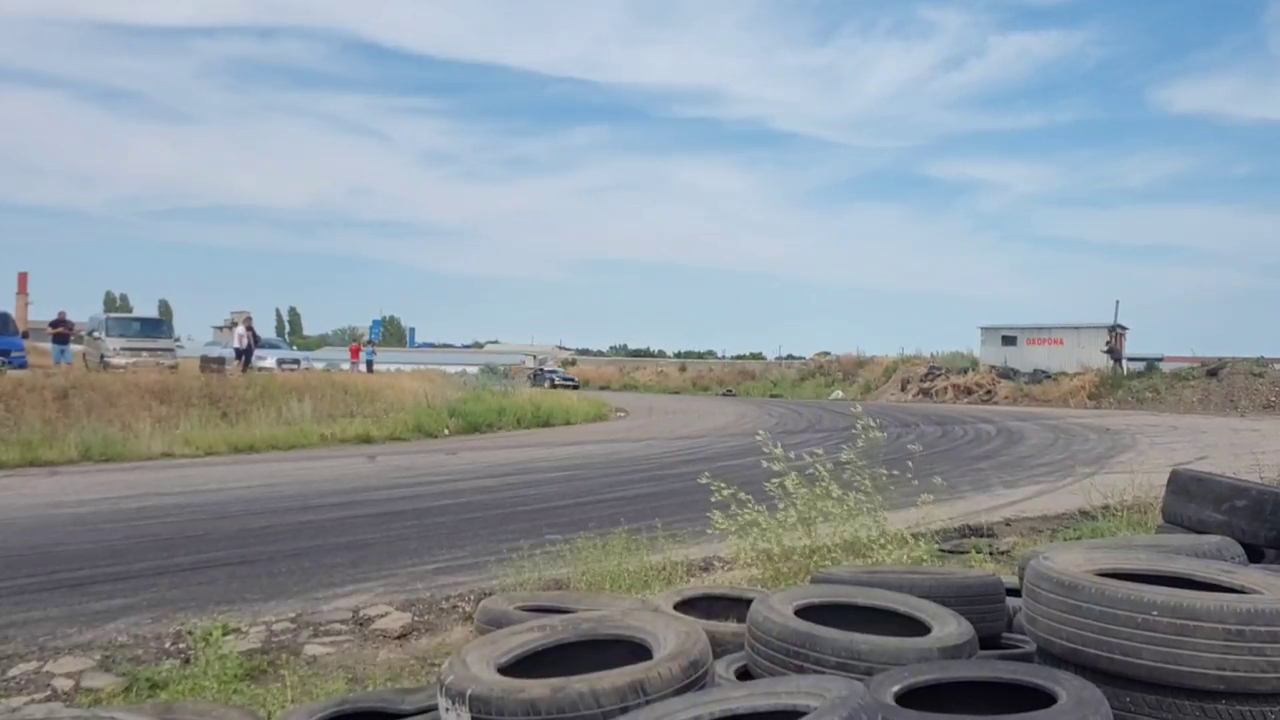
#> input picture frame 16 of RobotDreams/video/6km_nissan_z340.mp4, 1280 x 720 px, given in place of slow_traffic_small.mp4, which was not available
$ python lucas_canade_test.py
#> lines starting #> are read from the running program, lines starting #| are printed output that depends on the picture; pictures that were not available may be replaced by others from this repository, and a replacement may not be noted
import os
from urllib.request import urlretrieve

import cv2 as cv
import numpy as np


def fetch_data():
    video = "../data/slow_traffic_small.mp4"
    if os.path.exists(video):
        print("File already exists. Skipping download.")
        return video
    else:
        print("Downloading video file...")
        url = "https://www.bogotobogo.com/python/OpenCV_Python/images/mean_shift_tracking/slow_traffic_small.mp4"
        urlretrieve(url, video)
#> (this line was passed over: the network is not available in this run)
        print("Download complete.")
        return video


def main():
    path = fetch_data()
    cap = cv.VideoCapture(path)

    # params for ShiTomasi corner detection
    feature_params = dict(maxCorners=100, qualityLevel=0.3, minDistance=7, blockSize=7)

    # Parameters for lucas kanade optical flow
    lk_params = dict(
        winSize=(15, 15),
        maxLevel=2,
        criteria=(cv.TERM_CRITERIA_EPS | cv.TERM_CRITERIA_COUNT, 10, 0.03),
    )

    # Create some random colors
    color = np.random.randint(0, 255, (100, 3))

    # Take first frame and find corners in it
    ret, old_frame = cap.read()
#> old_frame is the input picture: shape (720, 1280, 3); mean B, G, R 157.4, 149.8, 139.7
    old_gray = cv.cvtColor(old_frame, cv.COLOR_BGR2GRAY)
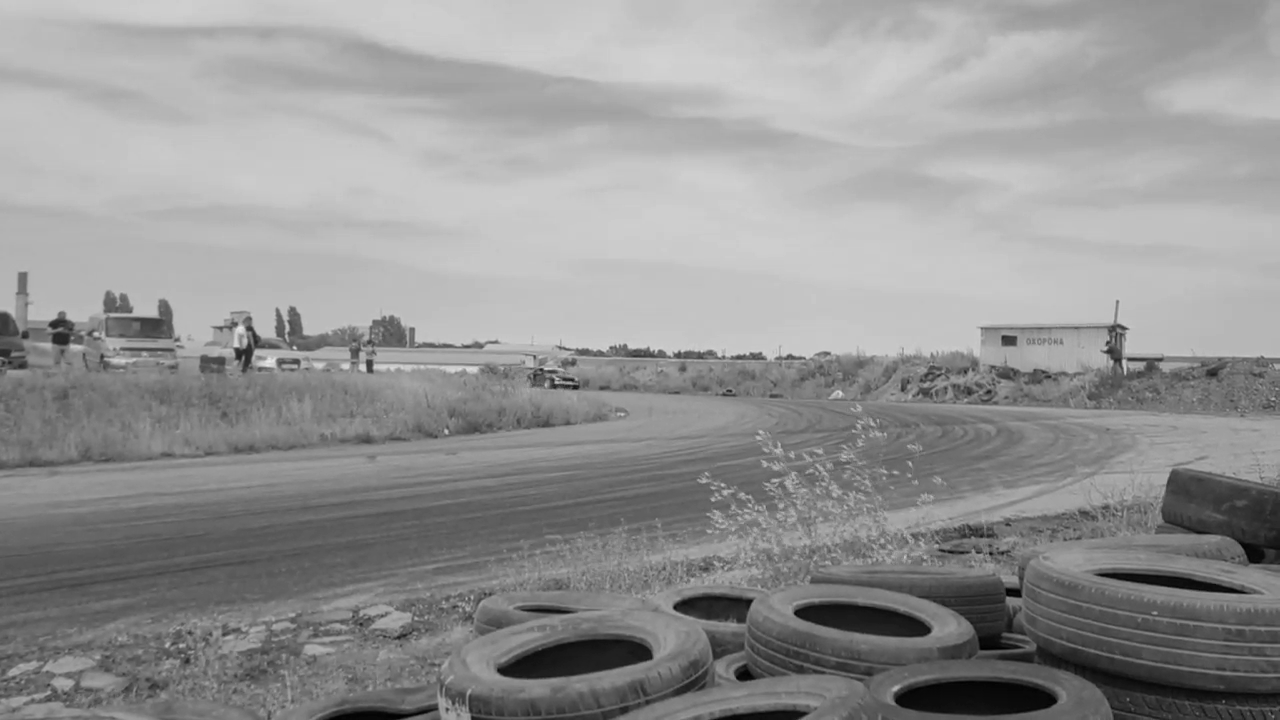
#> old_gray: shape (720, 1280); min 0, max 235, mean 147.6
    p0 = cv.goodFeaturesToTrack(old_gray, mask=None, **feature_params)
#> p0 = 100 rows, first 8: [556, 381], [236, 350], [1125, 359], [1003, 337], [1019, 594], [294, 348], [654, 352], [1116, 321]

    # Create a mask image for drawing purposes
    mask = np.zeros_like(old_frame)

    while 1:
        ret, frame = cap.read()
        if not ret:
            print("No frames grabbed!")
            break

        frame_gray = cv.cvtColor(frame, cv.COLOR_BGR2GRAY)

        # calculate optical flow
        p1, st, err = cv.calcOpticalFlowPyrLK(
            old_gray, frame_gray, p0, None, **lk_params
        )
#> p1 = 100 rows, first 8: [560.4, 381.3], [235.1, 350], [1124.3, 358.8], [1002.3, 336.8], [1018.2, 593.7], [293.3, 348], [653.4, 351.9], [1115.2, 320.7]; st = 100 values from 1 to 1; err = 100 values, max 18.05 at index 29, min 0.664 at index 70, mean 2.62

        # Select good points
        if p1 is not None:
            good_new = p1[st == 1]
#> good_new = 100 pairs, first value 23.96 to 1269.8, second value 274 to 714.5
            good_old = p0[st == 1]
#> good_old = 100 pairs, first value 25 to 1271, second value 274 to 715

        # draw the tracks
        for i, (new, old) in enumerate(zip(good_new, good_old)):
            a, b = new.ravel()
            c, d = old.ravel()
            mask = cv.line(
                mask, (int(a), int(b)), (int(c), int(d)), color[i].tolist(), 2
            )
            frame = cv.circle(frame, (int(a), int(b)), 5, color[i].tolist(), -1)
#> this loop made 100 passes
#> (a, b, c, d) on passes 1 to 12: (560.4, 381.3, 556, 381), (235.1, 350, 236, 350), (1124.3, 358.8, 1125, 359), (1002.3, 336.8, 1003, 337), (1018.2, 593.7, 1019, 594), (293.3, 348, 294, 348), (653.4, 351.9, 654, 352), (1115.2, 320.7, 1116, 321), (296.3, 365, 297, 365), (672.3, 354, 673, 354), (1104.2, 349.8, 1105, 350), (615.3, 346.9, 616, 347)
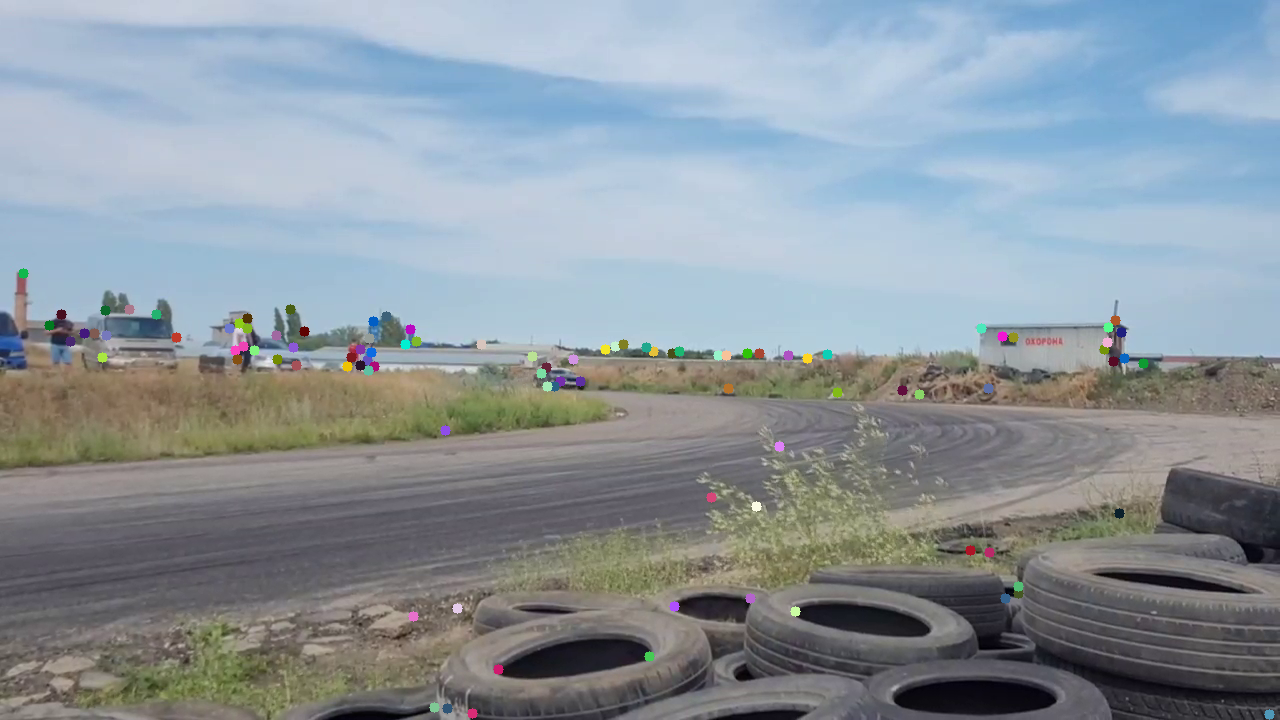
#> frame: shape (720, 1280, 3); mean B, G, R 157.3, 149.7, 139.7
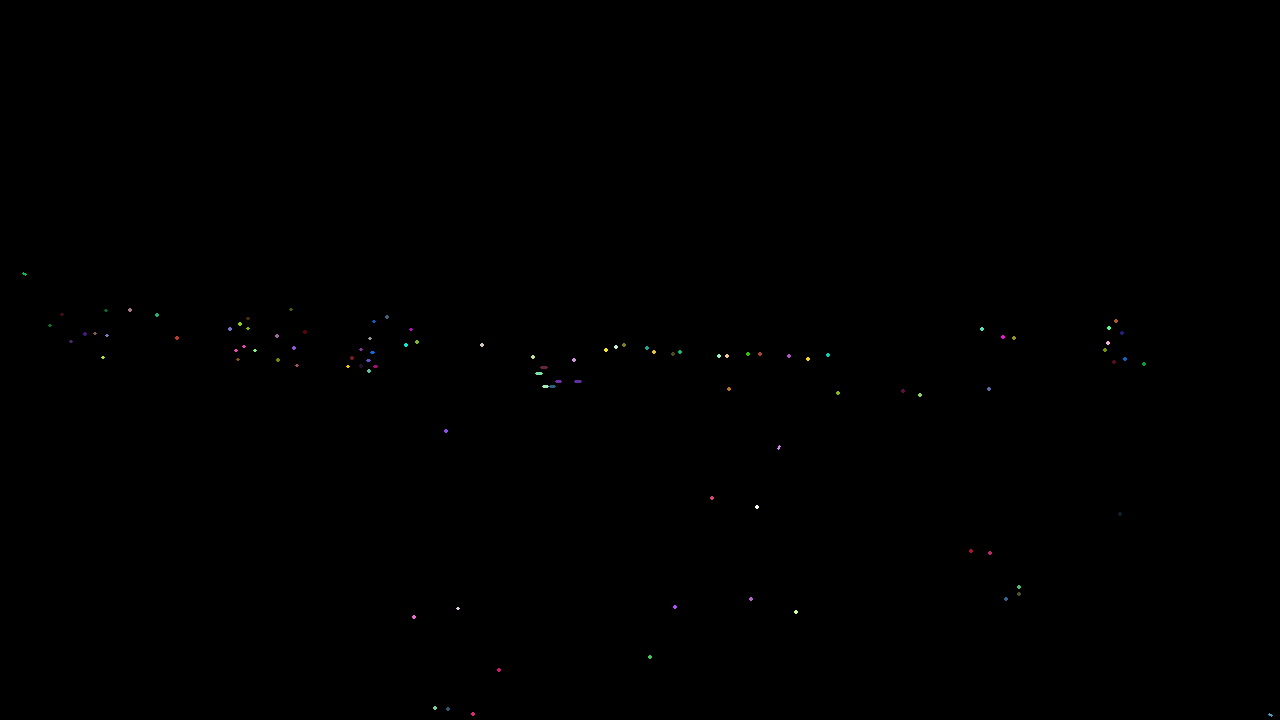
#> mask: shape (720, 1280, 3); mean of channels 0, 1, 2 0.1, 0.2, 0.2; drawn as B, G, R
        img = cv.add(frame, mask)

        cv.imshow("frame", img)
        k = cv.waitKey(30) & 0xFF
#> (key Esc is pressed here)
        if k == 27:
            break

        # Now update the previous frame and previous points
        old_gray = frame_gray.copy()
        p0 = good_new.reshape(-1, 1, 2)

    cv.destroyAllWindows()


if __name__ == "__main__":
    main()

$ run again, starting later in the video
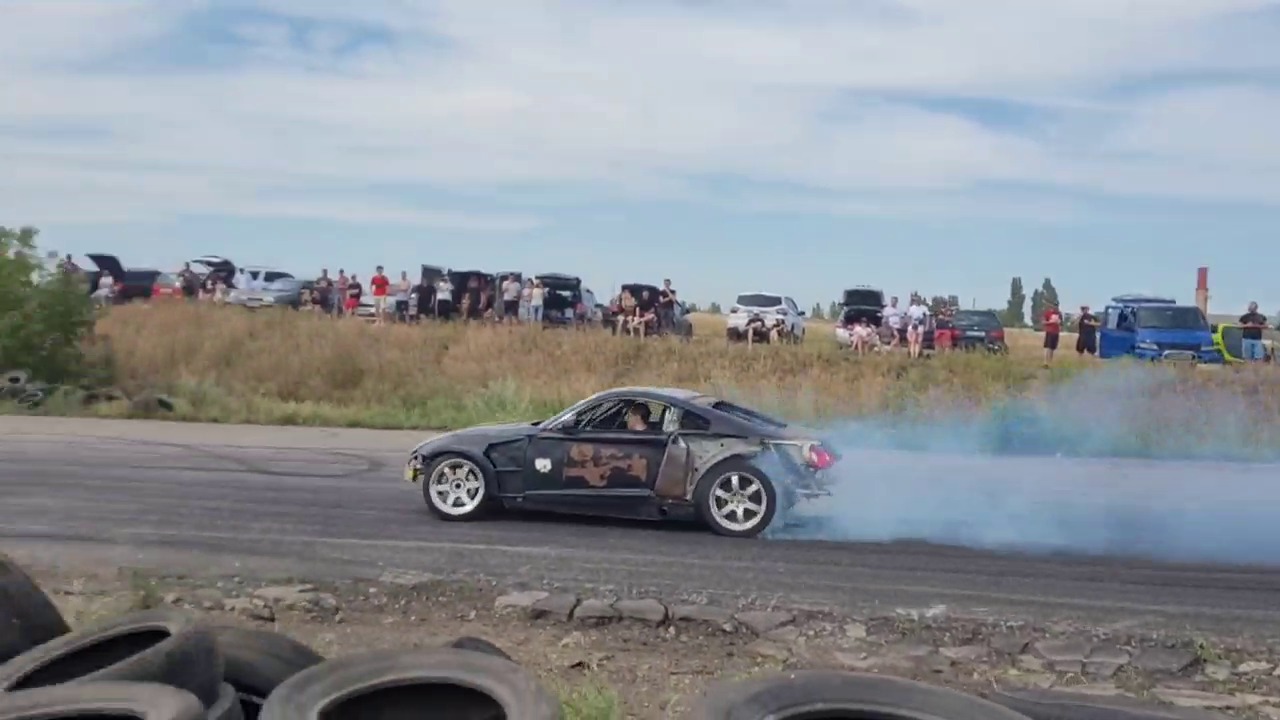
#> input picture frame 134 of RobotDreams/video/6km_nissan_z340.mp4, 1280 x 720 px, given in place of slow_traffic_small.mp4, which was not available
#> in main, old_frame is the input picture: shape (720, 1280, 3); mean B, G, R 150.5, 144.3, 139.1
#> p0 = 88 rows, first 8: [458, 486], [746, 510], [471, 498], [734, 475], [454, 504], [438, 297], [778, 321], [669, 408]
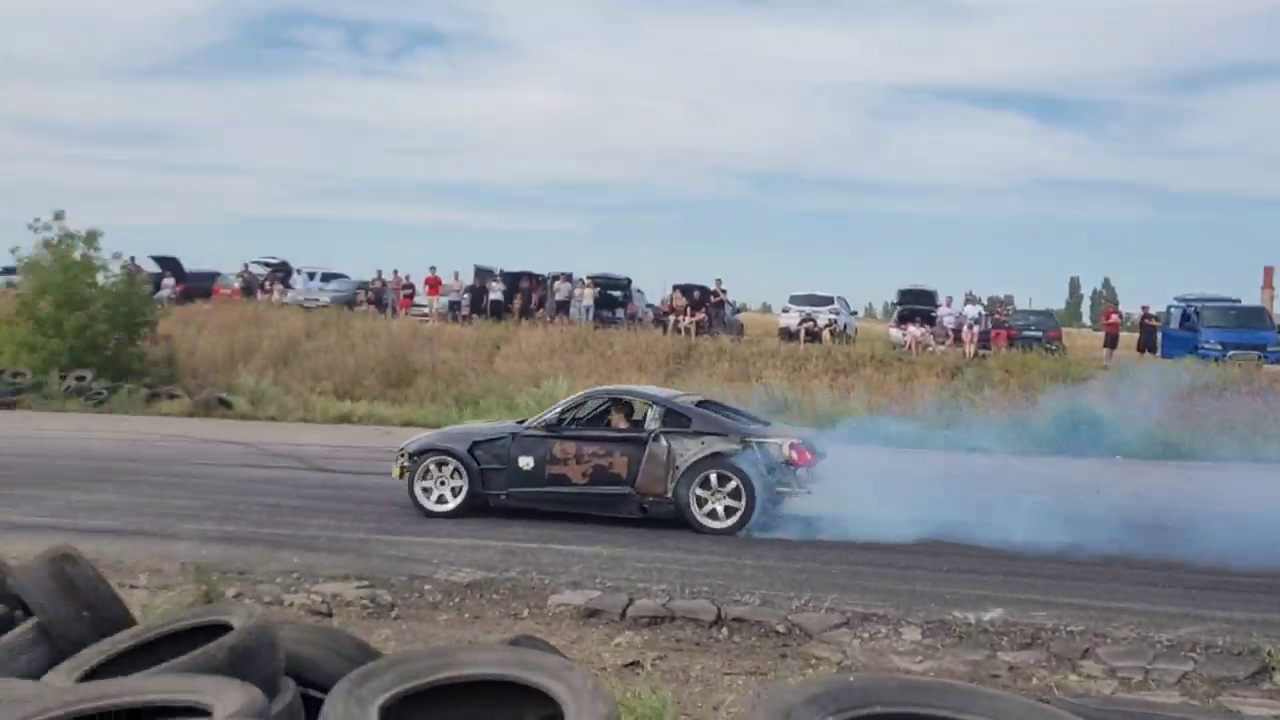
#> input picture frame 135 of RobotDreams/video/6km_nissan_z340.mp4, 1280 x 720 px, given in place of slow_traffic_small.mp4, which was not available
#> in main, frame is the input picture: shape (720, 1280, 3); mean B, G, R 149.9, 143.8, 138.6
#> p1 = 88 rows, first 8: [442.4, 483.2], [744.2, 509.9], [454.5, 495.9], [712.5, 472.9], [437.4, 501.1], [430.7, 316.7], [783.7, 325.8], [651.2, 406]; st = 88 values from 1 to 1; err = 88 values, max 60.05 at index 5, min 1.83 at index 15, mean 27.5
#> good_new = 88 pairs, first value 80.59 to 1238.5, second value 262.2 to 514.4
#> good_old = 88 pairs, first value 97 to 1215, second value 267 to 516
#> the loop in main, `for i, (new, old) in enumerate(zip(good_new, good_old)):` made 88 passes
#> (a, b, c, d) on passes 1 to 8: (442.4, 483.2, 458, 486), (744.2, 509.9, 746, 510), (454.5, 495.9, 471, 498), (712.5, 472.9, 734, 475), (437.4, 501.1, 454, 504), (430.7, 316.7, 438, 297), (783.7, 325.8, 778, 321), (651.2, 406, 669, 408)
#> after the loop in main, `for i, (new, old) in enumerate(zip(good_new, good_old)):`:
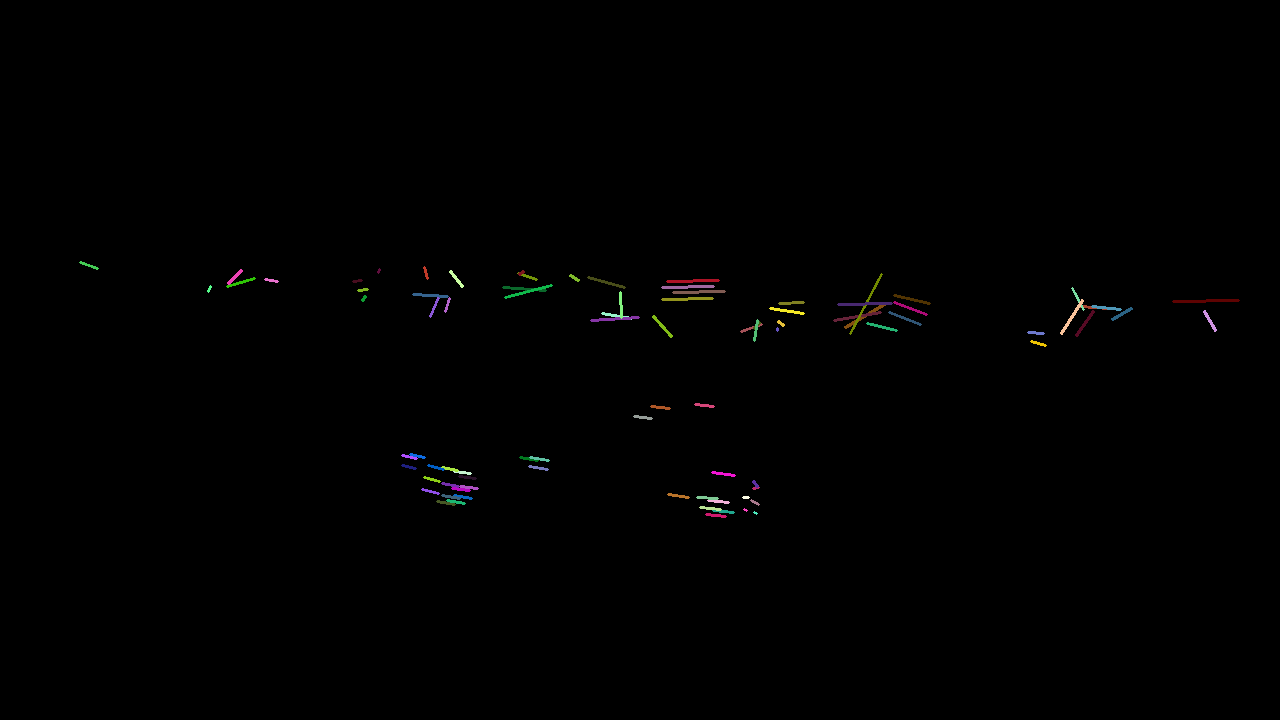
#> mask: shape (720, 1280, 3); mean of channels 0, 1, 2 0.7, 0.7, 0.8; drawn as B, G, R
